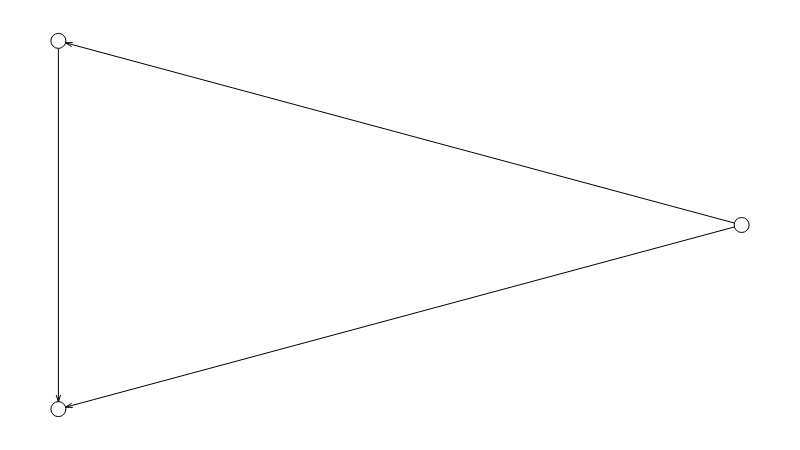

Notebook source saved alongside this figure:
### Code cell
g = fm.load('test_data/test2.gml')
g.set_all_nodes(size=15, labpos='hover')
g.move('kamada_kawai')
g.draw()

### Figure 1 — Plotly figure (JSON) as saved in the notebook; plotly's stock layout.template omitted (floating-point values rounded to 4 significant figures)
{"data": [{"hoverinfo": "none", "line": {"color": "rgb(127, 127, 127)", "dash": "solid", "width": 0}, "mode": "lines", "type": "scatter", "x": [0.3333, 0.3333, null, 0, 1, null], "y": [0, 1, null, 0.5, 0.5, null]}, {"hoverinfo": "none", "line": {"color": "rgb(0, 0, 0)", "dash": "solid", "width": 1}, "mode": "lines", "type": "scatter", "x": [1, 0, null, 0.01039, 0.01948, null, 0.01039, 0.02116, null, 1, 6.72e-08, null, 0.01039, 0.02116, null, 0.01039, 0.01948, null, 0, 6.72e-08, null, 6.587e-08, 0.003185, null, 6.587e-08, -0.003184, null], "y": [0.5, 1, null, 0.9948, 0.9842, null, 0.9948, 0.9954, null, 0.5, 0, null, 0.005197, 0.004551, null, 0.005197, 0.01577, null, 1, 0, null, 0.01969, 0.03849, null, 0.01969, 0.03849, null]}, {"hoverinfo": "text", "marker": {"color": "rgb(255, 255, 255)", "line": {"color": "rgb(0, 0, 0)", "width": 1}, "size": 15, "symbol": "circle"}, "mode": "markers", "text": ["0", "1", "2"], "textfont": {"color": "rgb(0, 0, 0)"}, "textposition": "middle center", "type": "scatter", "x": [1, 0, 6.72e-08], "y": [0.5, 1, 0]}, {"hoverinfo": "none", "mode": "text", "text": [], "textfont": {"color": "rgb(255, 255, 255)"}, "textposition": "middle center", "type": "scatter", "x": [], "y": []}, {"hoverinfo": "none", "mode": "text", "text": [null, null, null], "textfont": {"color": "rgb(0, 0, 0)"}, "textposition": "middle center", "type": "scatter", "x": [1, 0, 6.72e-08], "y": [0.5, 1, 0]}, {"hoverinfo": "none", "mode": "text", "text": [null, null, null], "textfont": {"color": "rgb(0, 0, 0)"}, "textposition": "middle center", "type": "scatter", "x": [0.4962, 0.5038, 0.01437], "y": [0.7247, 0.2247, 0.5]}, {"hoverinfo": "none", "marker": {"color": "rgba(255, 255, 255, 0)", "line": {"color": "rgba(255, 255, 255, 0)", "width": 0}, "size": 0, "symbol": "circle"}, "mode": "markers", "type": "scatter", "x": [0.5, 0, 1, 0.5], "y": [0, 0.5, 0.5, 1]}], "layout": {"height": 450, "hovermode": "closest", "margin": {"b": 10, "l": 10, "r": 10, "t": 10}, "plot_bgcolor": "rgb(255, 255, 255)", "showlegend": false, "width": 800, "xaxis": {"fixedrange": true, "showgrid": false, "showticklabels": false, "zeroline": false}, "yaxis": {"fixedrange": true, "showgrid": false, "showticklabels": false, "zeroline": false}}}
